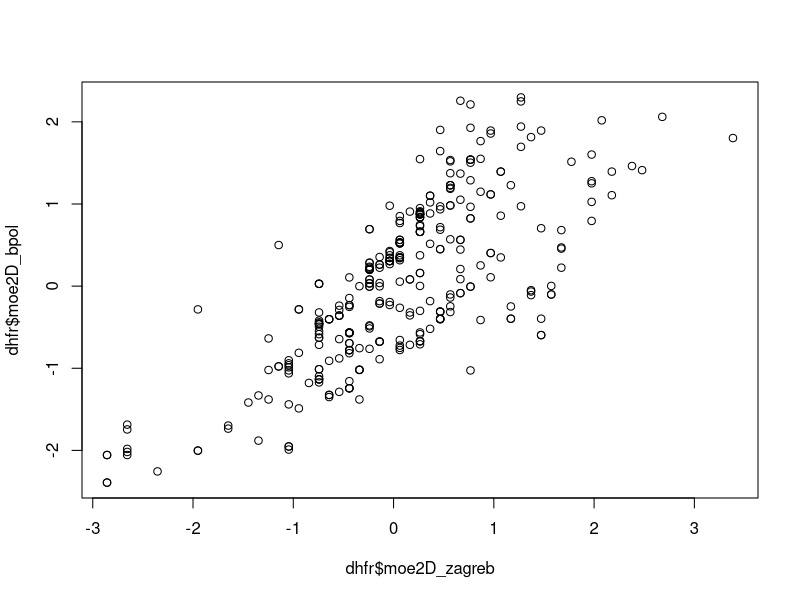
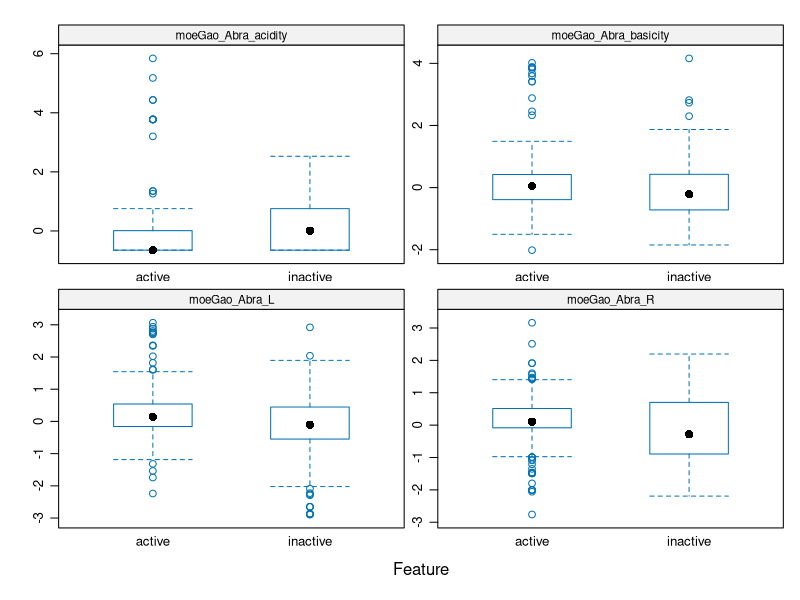

Recreate these plots in R, in order. (Note: this script raises an error after producing the figures.)
## ---- chunk 1
#Data Understanding of a drug discovery dataset we can know if a compound is good drug or a bad drug

#Loading libraries
library(datasets)
library(tidyverse)
library(caret)
library(skimr)
library(dplyr)
library(ggplot2)

#Loading the dataset
data("dhfr")

#checking summary of entire dataset
summary(dhfr)

#checking if the dataset has any missing values
sum(is.na(dhfr))

#Checking summary statistics in more detail
head(skim(dhfr))

#Grouping the data based on Y
dhfr%>%
  group_by(Y)%>%
  skim()

#visualizing dataset to check if there is some relation between variables
plot(dhfr$moe2D_zagreb, dhfr$moe2D_bpol)

#Feature plot for first four variables
featurePlot(x = dhfr[,2:5],
            y = dhfr$Y,
            plot = "box",
            strip=strip.custom(par.strip.text=list(cex=.7)),
            scales = list(x = list(relation = "free"),
                          y = list(relation = "free")))


## ---- chunk 2
#setting set seed number
set.seed(100)

#Data split we create training model and testing model. training set represents 80% of training dataset whereas testing model represents 20 % of the data. So, we are gonna use 80% to build a training model and apply this to predict class label of testing dataset. we take 0.8 as it's 80% of training
Training_index <- createDataPartition(dhfr$Y, p= 0.8,list = FALSE)
TrainingSet <- dhfr[Training_index, ]
TestingSet <- dhfr[-Training_index, ]
 

#SVM MOdel using polynomial kernel
Model <- train(Y ~ ., data = TrainingSet,
               method = "svmPoly",
               na.action = na.omit,
               preProcess = c("scale","center"),
               trControl = trainControl(method="none"),
               tuneGrid = data.frame(degree=1,scale=1,C=1)
                                       
               )

#we create a cross-validation model by k= 10, for each iteration we use 9 fold iteration to create a training model and leave 1 fold out and apply the prediction model to predict the left out group and repeat this for 10 times and average over the performance so it will be cross validation
MOdel.cv <- train(Y ~ ., data = TrainingSet,
               method = "svmPoly",
               na.action = na.omit,
               preProcess = c("scale","center"),
               trControl = trainControl(method="CV", number=10),
               tuneGrid = data.frame(degree=1,scale=1,C=1)
                                       
               )



#Applying model for prediction

#testing model has 30 flowers. training model has 120 flowers(obs)
Model.training <- predict(Model, TrainingSet)# perfomed against our training set (120 flowers to create a prediction model we use that to predict 120 flowers)
Model.testing <- predict(Model, TestingSet) #create a prediction model of 120 flowers and apply it on 30 flowers of testing data

MOdel.v <- predict(MOdel.cv, TrainingSet)


#Looking at prediction performance
Model.training.confusion <- confusionMatrix(Model.training, TrainingSet$Y)
Model.testing.confusion <- confusionMatrix(Model.testing, TestingSet$Y)
Model.v.confusion <- confusionMatrix(MOdel.v, TrainingSet$Y)


# Feature Importance
importance <- varImp(Model)#we can know for each flower class which variable is playing an important role for prediction
plot(importance, top = 25)
plot(importance, col = "red")

